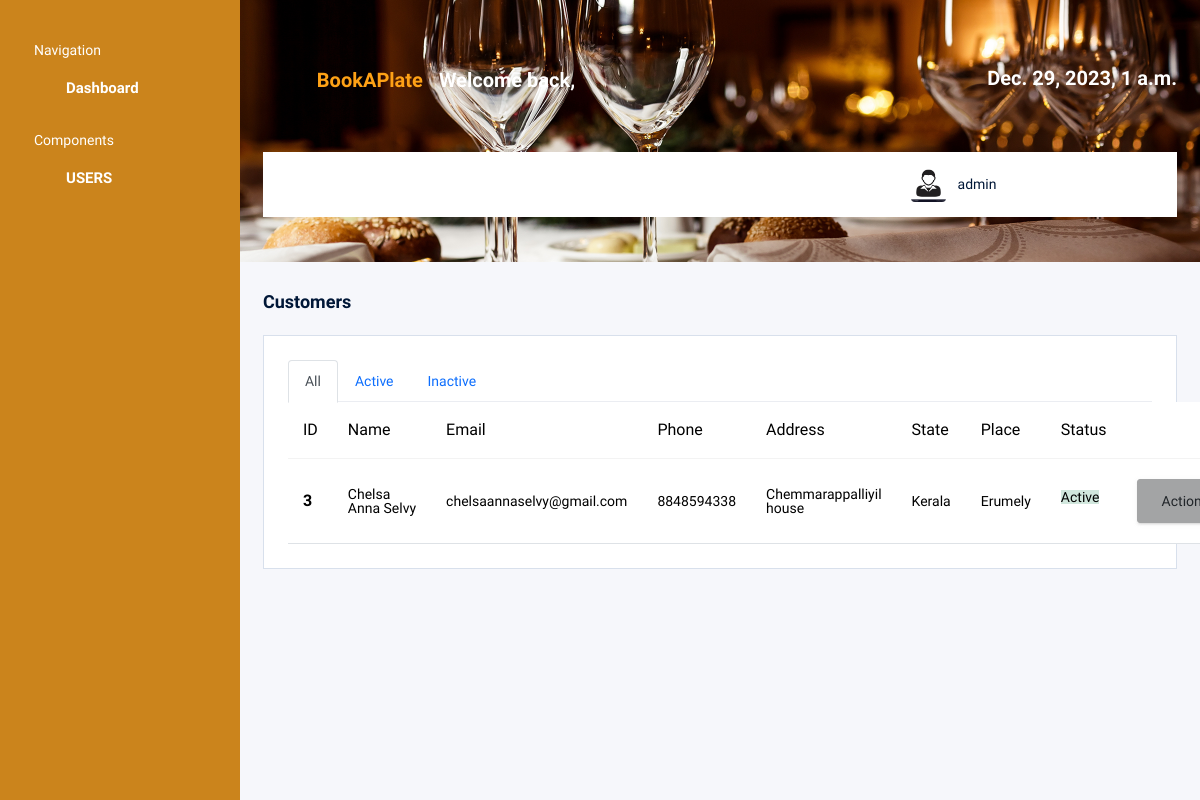
/admin_user/customer_list/ (signed in), run on an earlier commit of the app's database.
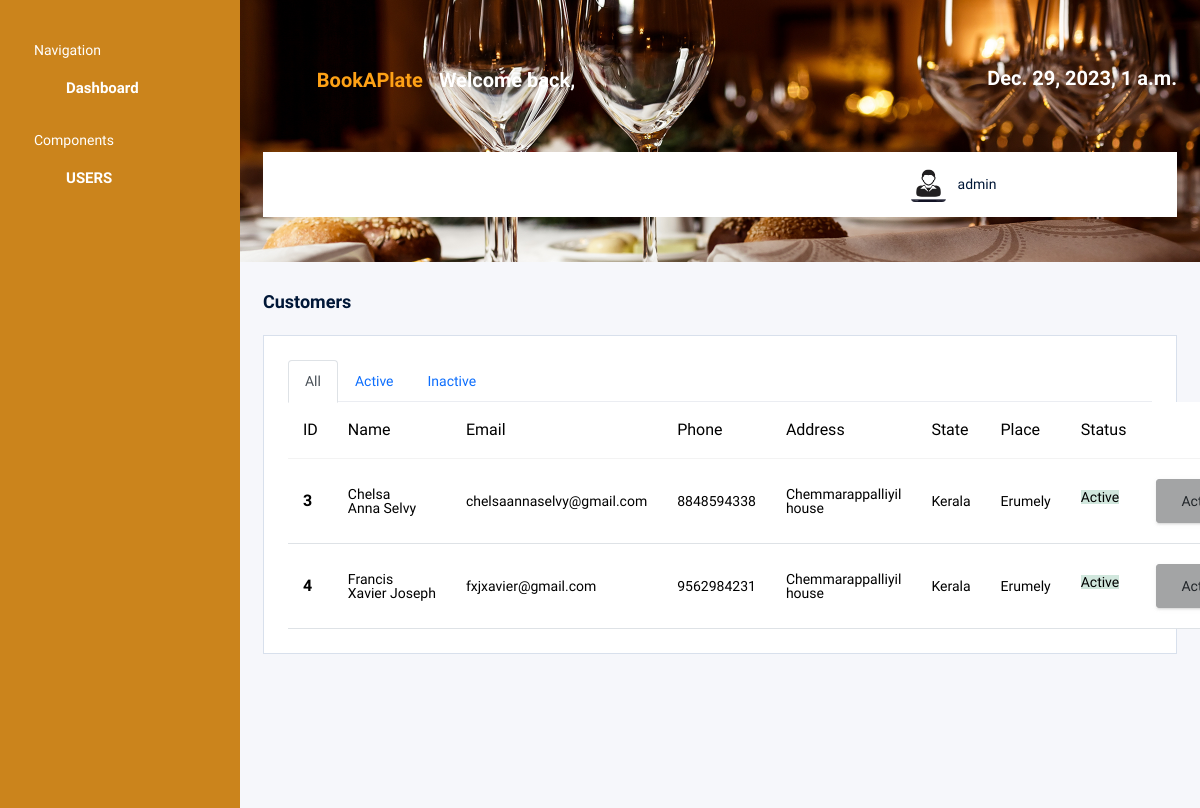
And on a later commit of the database.
### admin_workbench/models.py (models this page shows)
class Customer(models.Model):
    customer_id = models.AutoField(primary_key=True)
    phone = models.CharField(max_length=13, unique=True)
    address = models.CharField(max_length=100)
    place = models.CharField(max_length=100)
    STATES_CHOICES = [
    ('','Select State'),
    ('Andhra Pradesh', 'Andhra Pradesh'),
    ('Arunachal Pradesh', 'Arunachal Pradesh'),
    ('Assam', 'Assam'),
    ('Bihar', 'Bihar'),
    ('Chhattisgarh', 'Chhattisgarh'),
    ('Goa', 'Goa'),
    ('Gujarat', 'Gujarat'),
    ('Haryana', 'Haryana'),
    ('Himachal Pradesh', 'Himachal Pradesh'),
    ('Jharkhand', 'Jharkhand'),
    ('Karnataka', 'Karnataka'),
    ('Kerala', 'Kerala'),
    ('Madhya Pradesh', 'Madhya Pradesh'),
    ('Maharashtra', 'Maharashtra'),
    ('Manipur', 'Manipur'),
    ('Meghalaya', 'Meghalaya'),
    ('Mizoram', 'Mizoram'),
    ('Nagaland', 'Nagaland'),
    ('Odisha', 'Odisha'),
    ('Punjab', 'Punjab'),
    ('Rajasthan', 'Rajasthan'),
    ('Sikkim', 'Sikkim'),
    ('Tamil Nadu', 'Tamil Nadu'),
    ('Telangana', 'Telangana'),
    ('Tripura', 'Tripura'),
    ('Uttar Pradesh', 'Uttar Pradesh'),
    ('Uttarakhand', 'Uttarakhand'),
    ('West Bengal', 'West Bengal')
]
    state = models.CharField(max_length=100, choices=STATES_CHOICES,default='Kerala')
    status = models.CharField(max_length=10, default='Active')
    profile_photo = models.ImageField(upload_to='profile_pictures/', null=True)
    id_proof = models.ImageField(upload_to='customer_identifier/', null=True)
    user = models.OneToOneField(User, on_delete=models.CASCADE)

### admin_workbench/views.py (the view)
# urls.py: path('customer_list/',CustomerListView,name='customer_list'),
@login_required
def CustomerListView(request):
    logged_user=request.user
    customers= Customer.objects.all()
    active_customers=Customer.objects.filter(status='Active')
    inactive_customers= Customer.objects.filter(status='Inactive')
    context= {
        'customers': customers,
        'active_customers': active_customers,
        'inactive_customers': inactive_customers,
        'today':datetime.now(),
        'logged_user':logged_user
    }
    return render(request,'admin_workbench/customer_list.html',context)

### admin_workbench/templates/admin_workbench/customer_list.html (shortened to what this page needs)
{% extends 'admin_workbench/base.html'%}
{% block content %}
<div class="content-wrapper">
          <div class="row">
            <div class="col-md-12 grid-margin">
              <h5 class="card-title fw-semibold mb-4">Customers</h5>
              <div class="card">
                <div class="card-body p-4">
                  <ul class="nav nav-tabs" id="myTab" role="tablist">
  <li class="nav-item" role="presentation">
    <button class="nav-link active" id="all-tab" data-bs-toggle="tab" data-bs-target="#all" type="button" role="tab" aria-controls="all" aria-selected="true">All</button>
  </li>
  <li class="nav-item" role="presentation">
    <button class="nav-link" id="active-tab" data-bs-toggle="tab" data-bs-target="#profile" type="button" role="tab" aria-controls="profile" aria-selected="false">Active</button>
  </li>
  <li class="nav-item" role="presentation">
    <button class="nav-link" id="inactive-tab" data-bs-toggle="tab" data-bs-target="#inactive" type="button" role="tab" aria-controls="inactive" aria-selected="false">Inactive</button>
  </li>
</ul>
<div class="tab-content" id="myTabContent">
  <div class="tab-pane fade show active" id="all" role="tabpanel" aria-labelledby="all-tab">
    <div class="table-responsive-sm">
    <table class="table table-hover ">
    <thead>
    <tr>
      <th scope="col">ID</th>
      <th scope="col">Name</th>
      <th scope="col">Email</th>
      <th scope="col">Phone</th>
      <th scope="col">Address</th>
      <th scope="col">State</th>
      <th scope="col">Place</th>
      <th scope="col">Status</th>
      <th scope="col"></th>
    </tr>
  </thead>
  <tbody>
    {% if customers%}
      {% for customer in customers %}
      <tr>
        <th scope="row">{{ customer.customer_id }}</th>
        <td>{{customer.user.first_name}}&nbsp;{{customer.user.last_name}}</td>
        <td>{{customer.user.email}}</td>
        <td>{{customer.phone}}</td>
        <td>{{customer.address}}</td>
        <td>{{customer.state}}</td>
        <td>{{customer.place}}</td>
        {% if customer.status == 'Active' %}
          <td><label class="bg bg-success-subtle">{{customer.status}}</label></td>
        {% else %}
          <td><label class="bg bg-danger-subtle">{{customer.status}}</label></td>
        {% endif %}
        <td>
          <div class="btn-group">
    <button type="button" class="btn btn-secondary dropdown-toggle" data-bs-toggle="dropdown" aria-expanded="false">
    Action
    </button>
  </div></td>
      </tr>
      {% endfor %}
      {% else %}
      <tr>
        <th scope="row" colspan="8" class="text-center"><p>No records to display</p></th>
      </tr>
      {% endif %}
  </tbody>
</table></div>
</div>
</div>
                </div>
              </div>
            </div>
          </div>
        </div>
{% endblock %}

What changed in the data, as far as the page shows it:
added Customer: customer_id "4", user.first_name "Francis Xavier", user.last_name "Joseph", user.email "fxjxavier@gmail.com", phone "9562984231", address "Chemmarappalliyil house", state "Kerala", place "Erumely", status "Active"
